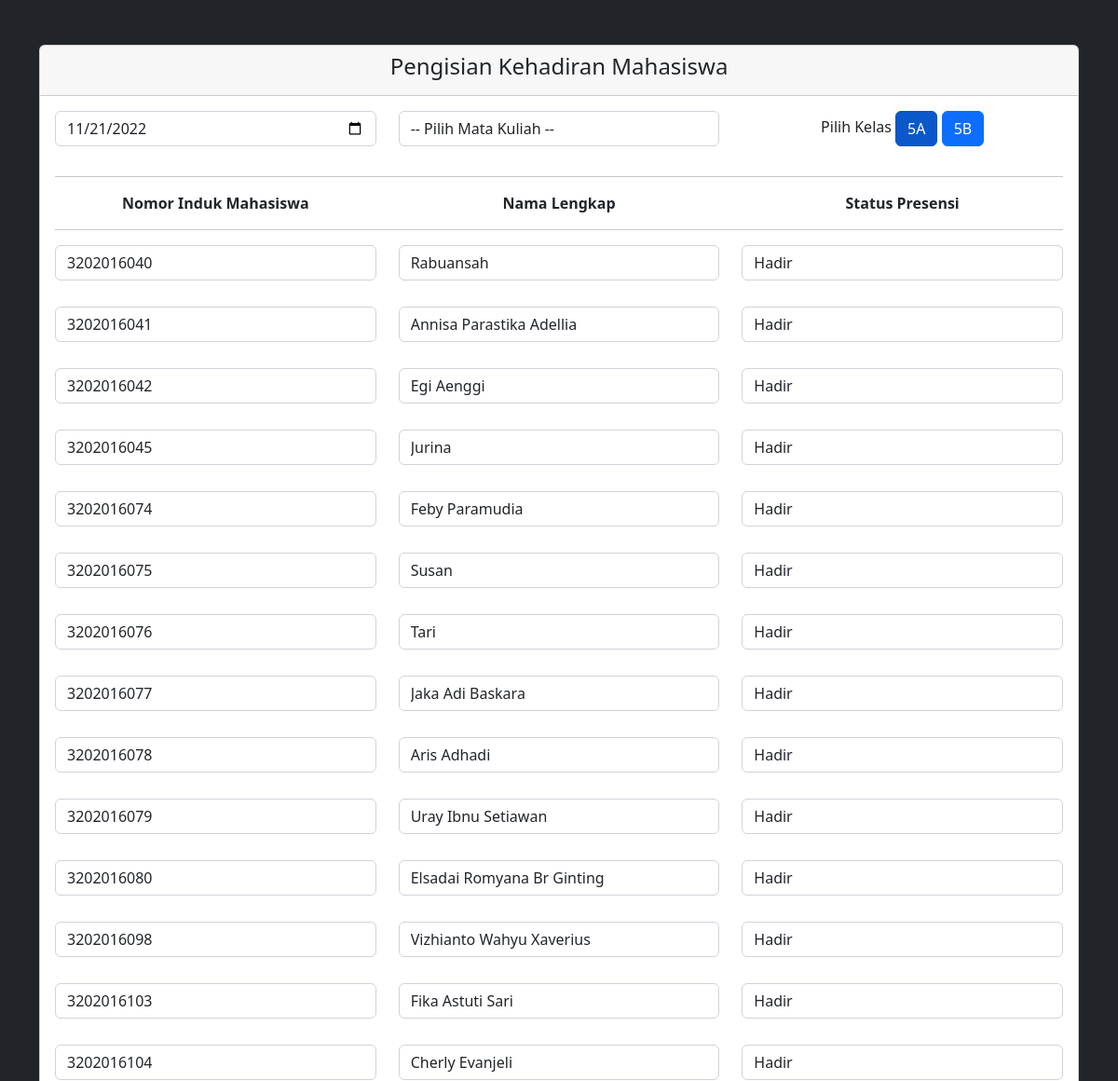
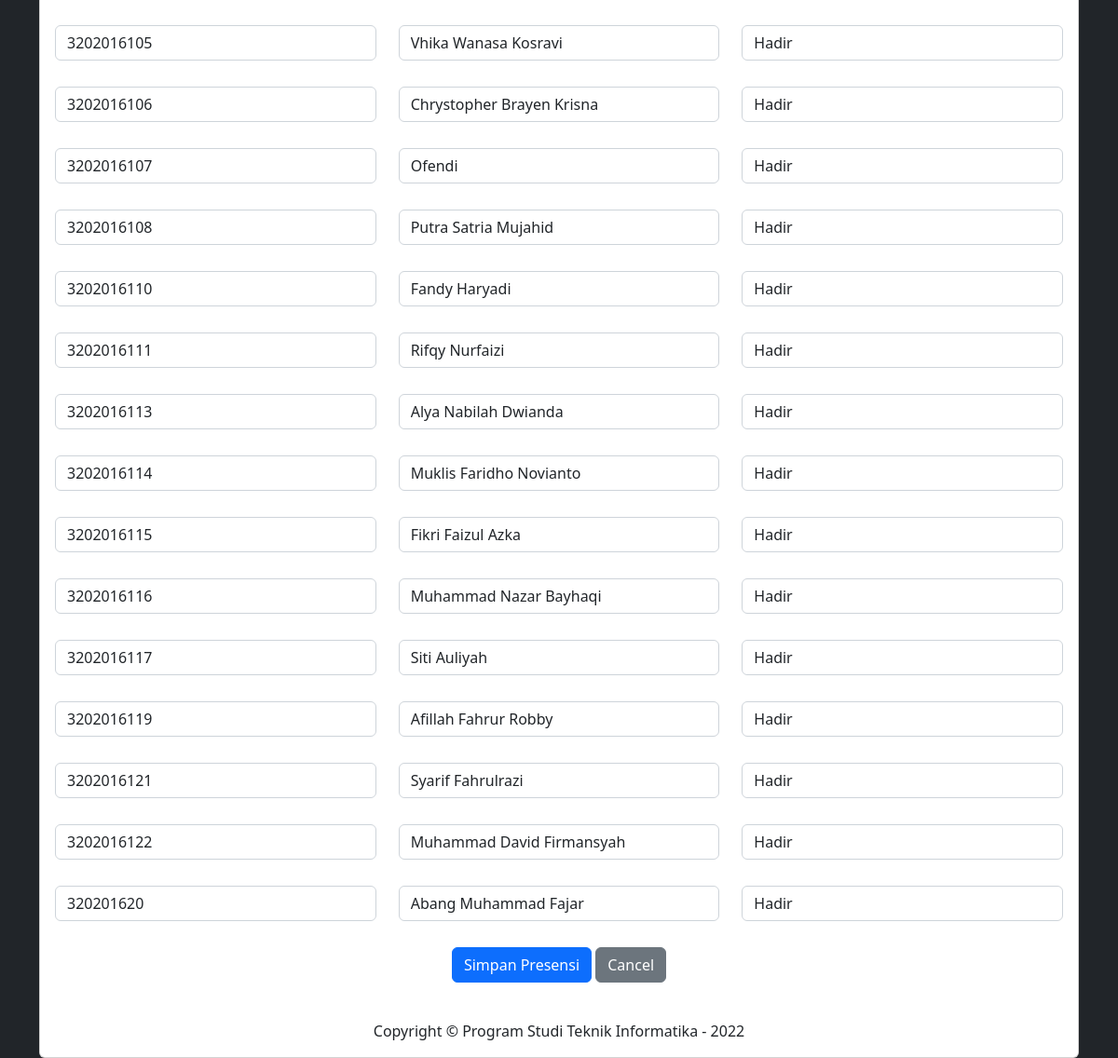
/Dosen.php (signed in), run on the app's committed database (2 pictures, top to bottom).
### tables this page shows
CREATE TABLE `mahasiswa` (
  `nim` char(10) NOT NULL,
  `nama` varchar(50) NOT NULL,
  `kelas` char(2) NOT NULL
);

### Dosen.php (the view, shortened to what this page needs)
<?php
require 'admin/connect_db.php';
?>
<!doctype html>
<html lang="en">
<head>
    <link href="https://cdn.jsdelivr.net/npm/bootstrap@5.2.2/dist/css/bootstrap.min.css" rel="stylesheet">
</head>
<body class="bg-dark">
    <div class="container">
    <div class="card card-register mx-auto mt-5">
      <div class="card-header text-center"><h4>Pengisian Kehadiran Mahasiswa</h4></div>
      <div class="card-body">
        <form method="POST" action="">
            <div class="row form-row mb-1">
              <div class="col-md-4">
                <div class="form-label-group">
                  <input type="date" id="tgl" name="tgl" class="form-control" placeholder="Tgl"  value="<?php echo (new DateTime())->format('Y-m-d'); ?>">
                </div>
              </div>
              <div class="col-md-4">
                <div class="form-label-group">
                  <select name="makul" id="makul" class="form-control" autofocus="autofocus">
                    <option value=""> -- Pilih Mata Kuliah  -- </option>
                  </select>
                </div>
              </div>
              <div class="col-md-4">
                <div class="form-label-group">
                  <p class="text-center">
                    Pilih Kelas
          <a class="btn btn-primary btn-block active" href="Dosen.php">5A</a>
          <a class="btn btn-primary btn-block" href="5B.php">5B</a></p>
                </div>
              </div>
            </div><hr>
            <div class="row text-center">
                <div class="col-md-4"><strong>Nomor Induk Mahasiswa</strong></div>
                <div class="col-md-4"><strong>Nama Lengkap</strong></div>
                <div class="col-md-4"><strong>Status Presensi</strong></div>
            </div><hr>
            <?php
$sql = "select * from mahasiswa where kelas = '5A'";
$result = mysqli_query($conn, $sql);
if (mysqli_num_rows($result) > 0) {
    while ($row = mysqli_fetch_assoc($result)) {
        ?>
            <div class="row form-row mb-1">
              <div class="col-md-4">
              <div class="form-label-group">
                  <input type="text" id="nim" name="nim[]" class="form-control" placeholder="NIM" autofocus="autofocus" value="<?php echo $row['nim'] ?>">
                </div>
              </div>
              <div class="col-md-4">
                <div class="form-label-group">
                  <input type="text" id="nama" name="nama[]" class="form-control" placeholder="Nama" autofocus="autofocus" value="<?php echo $row['nama'] ?>">
                </div>
              </div>
              <div class="col-md-4">
                <div class="form-label-group">
                  <select name="presensi" id="presensi" class="form-control" autofocus="autofocus">
                      <option value="Hadir"> Hadir </option>
                  </select>
                </div>
              </div>
            </div>
            <br>
            <?php
}
}
?>
<p class="text-center">
          <input type="submit" name="submit" value="Simpan Presensi" class="btn btn-primary btn-block">
          <a class="btn btn-secondary btn-block" href="index.php">Cancel</a></p>
        </form>
        <div class="text-center">
          <br>Copyright © Program Studi Teknik Informatika - <?=date('Y');?><br>
        </div>
      </div>
    </div>
</body>
</html>

### data on the page
mahasiswa: nim "3202016040", nama "Rabuansah"
mahasiswa: nim "3202016041", nama "Annisa Parastika Adellia"
mahasiswa: nim "3202016042", nama "Egi Aenggi"
mahasiswa: nim "3202016045", nama "Jurina"
mahasiswa: nim "3202016074", nama "Feby Paramudia"
mahasiswa: nim "3202016075", nama "Susan"
mahasiswa: nim "3202016076", nama "Tari"
mahasiswa: nim "3202016077", nama "Jaka Adi Baskara"
mahasiswa: nim "3202016078", nama "Aris Adhadi"
mahasiswa: nim "3202016079", nama "Uray Ibnu Setiawan"
mahasiswa: nim "3202016080", nama "Elsadai Romyana Br Ginting"
mahasiswa: nim "3202016098", nama "Vizhianto Wahyu Xaverius"
mahasiswa: nim "3202016103", nama "Fika Astuti Sari"
mahasiswa: nim "3202016104", nama "Cherly Evanjeli"
mahasiswa: nim "3202016105", nama "Vhika Wanasa Kosravi"
mahasiswa: nim "3202016106", nama "Chrystopher Brayen Krisna"
mahasiswa: nim "3202016107", nama "Ofendi"
mahasiswa: nim "3202016108", nama "Putra Satria Mujahid"
mahasiswa: nim "3202016110", nama "Fandy Haryadi"
mahasiswa: nim "3202016111", nama "Rifqy Nurfaizi"
mahasiswa: nim "3202016113", nama "Alya Nabilah Dwianda"
mahasiswa: nim "3202016114", nama "Muklis Faridho Novianto"
mahasiswa: nim "3202016115", nama "Fikri Faizul Azka"
mahasiswa: nim "3202016116", nama "Muhammad Nazar Bayhaqi"
mahasiswa: nim "3202016117", nama "Siti Auliyah"
mahasiswa: nim "3202016119", nama "Afillah Fahrur Robby"
mahasiswa: nim "3202016121", nama "Syarif Fahrulrazi"
mahasiswa: nim "3202016122", nama "Muhammad David Firmansyah"
mahasiswa: nim "320201620", nama "Abang Muhammad Fajar"
